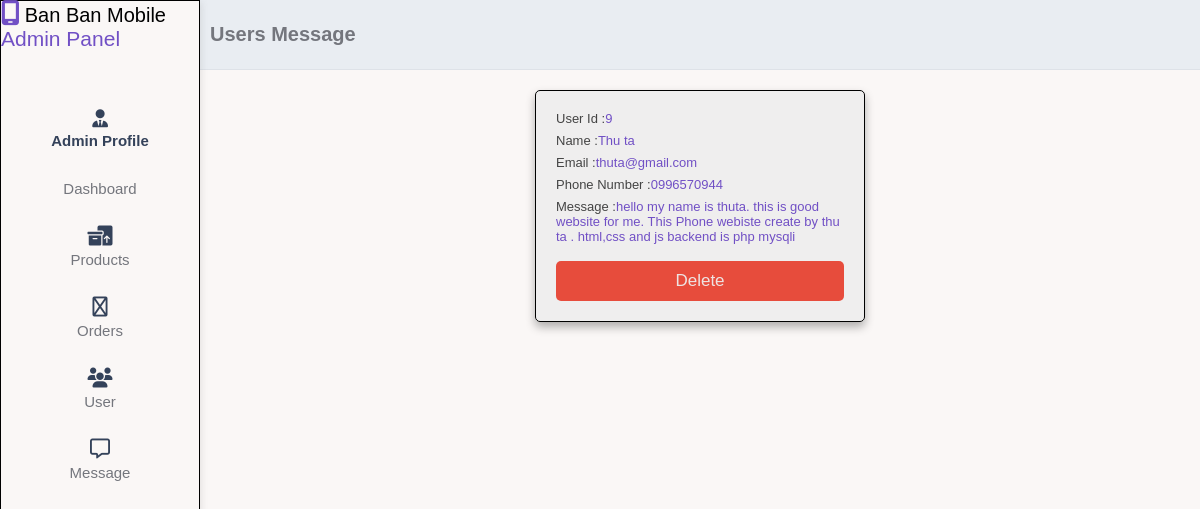
The app's page /admin/user_messages.php (signed in) with its own data.
### tables this page shows
CREATE TABLE `message` (
  `id` int(100) NOT NULL,
  `user_id` int(100) NOT NULL,
  `name` varchar(100) NOT NULL,
  `email` varchar(100) NOT NULL,
  `number` varchar(10) NOT NULL,
  `message` varchar(500) NOT NULL
);

### admin/user_messages.php (the view, shortened to what this page needs)
<?php
include('../components/connection.php');
?>
<!DOCTYPE html>
<html lang="en">
<head>
    <link href="https://cdn.jsdelivr.net/npm/remixicon@3.0.0/fonts/remixicon.css" rel="stylesheet">
    <link rel="stylesheet" type="text/css" href="css/admin_style.css">
    <link rel="stylesheet" href="https://cdnjs.cloudflare.com/ajax/libs/font-awesome/6.6.0/css/all.min.css"
 />
</head>
<body>
<?php include('admin_header.php'); ?>
<div class="page">
    <div class="page-header">
      <h1>Users Message</h1>
    </div>
</div>
<section class="messages">
<div class="box_container">
        <?php
        $select_messages = mysqli_query($conn, "SELECT * FROM `message`") or die('query failed');
        if(mysqli_num_rows($select_messages) > 0){
            while($fetch_messages = mysqli_fetch_assoc($select_messages)){
        ?>
        <div class="box">
            <p>user id :<span><?php echo $fetch_messages['user_id'];?></span></p>
            <p>name :<span><?php echo $fetch_messages['name'];?></span></p>
            <p>email :<span><?php echo $fetch_messages['email'];?></span></p>
            <p>phone number :<span><?php echo $fetch_messages['number'];?></span></p>
            <p>Message :<span><?php echo $fetch_messages['message'];?></span></p>
            <a href="user_messages.php?delete=<?php echo $fetch_messages['id'];?>" onclick="return confirm('delete this message?')" class="delete_btn">Delete</a>
        </div>
        <?php
             }
            }else{
                echo '<p class="empty">you have no message!</p>';
            }
        ?>
    </div>
</section>
</body>
</html>

### admin/css/admin_style.css (style rules this page uses)
* { margin:0; padding:0; text-decoration: none; list-style-type: none; box-sizing: border-box; font-family:'Nunito',sans-serif; text-transform: capitalize; transition: all .2s linear; border:none; outline: none; }
:root { --primary-color:#7150C5; --gray:#686D76; --light-color:#777; --color-dark:#34425a; --orange:#f39c12; --red:#e74c3c; --black:#444; --white:#eeee; --text-color-1:#000; --bg-color-1:#faf7f6; --bg-color-2:#eee; --font-family:P22Grenville; --box-shadow:0 .5rem 1rem rgba(0, 0, 0, .3); --card-shadow: rgba(99, 99, 99, 0.2) 0px 2px 8px 0px; --border:1.5px solid #000; }
html { font-size: 62.5%; overflow-x: hidden; }
body { background-color: var(--bg-color-1); }
section { margin:0 auto; padding:2rem; padding-left:22rem; }
.btn, .delete_btn, .option_btn { display:inline-block; width: 100%; margin-top: 1rem; border-radius: .5rem; padding:1rem 3rem; font-size: 1.7rem; text-transform: capitalize; color:var(--white); cursor: pointer; text-align: center; }
.delete_btn { background-color: var(--red); }
.page { position: sticky; top: 0; right: 0; left: 0; z-index: 1000; }
.page-header { padding:2rem 1rem; background:#e9edf2; border-bottom: 1px solid #dee2e8; display: flex; gap:2rem; margin-left: 20rem; justify-content: space-between; height:7rem; align-items: center; }
.page-header h1 { color:#74767d; }
.messages .box_container { display: grid; grid-template-columns: repeat(auto-fit, 33rem); gap:1.5rem; margin: 0 auto; justify-content: center; }
.messages .box_container .box { padding:2rem; border: var(--border); background: var(--white); box-shadow: var(--box-shadow); border-radius: .5rem; }
.messages .box_container .box p { margin-bottom:.7rem; font-size: 1.3rem; color: var(--black); }
.messages .box_container .box p span { text-transform: none; color: var(--primary-color); }

### records on screen
message: user "9", name "Thu ta", email "thuta@gmail.com", number "0996570944", message "hello my name is thuta. this is good website for me. This Phone webiste create by thu ta . html,css and js backend is php mysqli"
